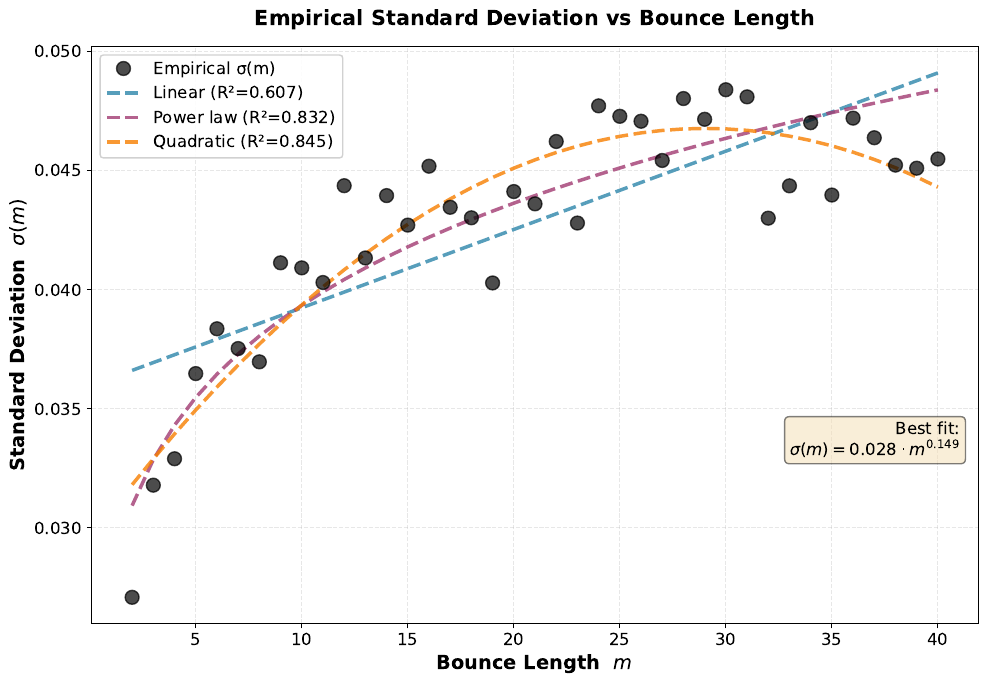

Recreate this plot in Python.
"""
σ(m) vs m の可視化（単品）

実測の標準偏差がバウンス長mに対してどのように変化するかを示す
"""
import numpy as np
import pickle as pk
import matplotlib.pyplot as plt
from scipy.stats import linregress

# ================================================================================
# データ読み込み
# ================================================================================
print("="*80)
print("σ(m) vs m Visualization")
print("="*80)

with open('AB_decay_200samples_main.pickle', 'rb') as f:
    data = pk.load(f)

fid_raw_data = data["decay data"][1]
all_m_values = sorted(fid_raw_data.keys())

m_range = (2, 40)
samples_per_m = 200

m_values = [m for m in all_m_values if m_range[0] <= m <= m_range[1]]
m_array = np.array(m_values)

# データ準備
fid_stds = []

for m in m_values:
    data_m = fid_raw_data[m][:samples_per_m]
    std = np.std(data_m, ddof=1)
    fid_stds.append(std)

fid_stds = np.array(fid_stds)

print(f"\nData: m ∈ [{m_range[0]}, {m_range[1]}], n={samples_per_m}")
print(f"σ(m) range: [{fid_stds.min():.6f}, {fid_stds.max():.6f}]")
print(f"Ratio (max/min): {fid_stds.max() / fid_stds.min():.3f}")

# ================================================================================
# モデルフィッティング
# ================================================================================

# 1. Linear: σ = a + b*m
slope, intercept, r_value, p_value, std_err = linregress(m_array, fid_stds)
sigma_linear = intercept + slope * m_array
r2_linear = r_value**2

# 2. Power law: σ = a * m^b
log_m = np.log(m_array)
log_sigma = np.log(fid_stds)
slope_log, intercept_log, r_value_log, _, _ = linregress(log_m, log_sigma)
a_power = np.exp(intercept_log)
b_power = slope_log
sigma_power = a_power * (m_array ** b_power)
r2_power = r_value_log**2

# 3. Quadratic: σ = a + b*m + c*m²
coeffs = np.polyfit(m_array, fid_stds, 2)
sigma_quadratic = np.polyval(coeffs, m_array)
ss_res = np.sum((fid_stds - sigma_quadratic)**2)
ss_tot = np.sum((fid_stds - np.mean(fid_stds))**2)
r2_quad = 1 - ss_res/ss_tot

print("\n" + "="*80)
print("Model Fits")
print("="*80)

print(f"\n1. Linear: σ(m) = {intercept:.6f} + {slope:.6f}*m")
print(f"   R² = {r2_linear:.4f}")

print(f"\n2. Power law: σ(m) = {a_power:.6f} * m^{b_power:.3f}")
print(f"   R² = {r2_power:.4f}")

print(f"\n3. Quadratic: σ(m) = {coeffs[2]:.6f} + {coeffs[1]:.6f}*m + {coeffs[0]:.6e}*m²")
print(f"   R² = {r2_quad:.4f}")

print(f"\nBest model: Power law (highest R² = {r2_power:.4f})")

# ================================================================================
# プロット
# ================================================================================
print("\n" + "="*80)
print("Generating plot")
print("="*80)

fig, ax = plt.subplots(1, 1, figsize=(10, 7))

# Empirical data
ax.plot(m_array, fid_stds, 'o', markersize=10, color='black',
        label='Empirical σ(m)', alpha=0.7, linewidth=2, zorder=5)

# Model fits
ax.plot(m_array, sigma_linear, '--', linewidth=2.5, color='#2E86AB',
        label=f'Linear (R²={r2_linear:.3f})', alpha=0.8)
ax.plot(m_array, sigma_power, '--', linewidth=2.5, color='#A23B72',
        label=f'Power law (R²={r2_power:.3f})', alpha=0.8)
ax.plot(m_array, sigma_quadratic, '--', linewidth=2.5, color='#F77F00',
        label=f'Quadratic (R²={r2_quad:.3f})', alpha=0.8)

ax.set_xlabel('Bounce Length  $m$', fontsize=14, fontweight='bold')
ax.set_ylabel('Standard Deviation  $\\sigma(m)$', fontsize=14, fontweight='bold')
ax.set_title('Empirical Standard Deviation vs Bounce Length', fontsize=15, fontweight='bold', pad=15)
ax.legend(fontsize=12, loc='upper left', framealpha=0.9)
ax.grid(True, alpha=0.3, linestyle='--')
ax.tick_params(labelsize=12)

# Add text box with best model
textstr = f'Best fit:\n$\\sigma(m) = {a_power:.3f} \\cdot m^{{{b_power:.3f}}}$'
props = dict(boxstyle='round', facecolor='wheat', alpha=0.5)
ax.text(0.98, 0.35, textstr, transform=ax.transAxes, fontsize=12,
        verticalalignment='top', horizontalalignment='right', bbox=props)

plt.tight_layout()
plt.savefig('sigma_vs_m_single.pdf', bbox_inches='tight', dpi=300)
print("\nPlot saved to: sigma_vs_m_single.pdf")

# ================================================================================
# サマリー
# ================================================================================
print("\n" + "="*80)
print("SUMMARY")
print("="*80)

print(f"""
Empirical Standard Deviation Analysis:

  σ(m) increases with m: {fid_stds.min():.6f} → {fid_stds.max():.6f}
  Ratio: {fid_stds.max() / fid_stds.min():.2f}×

  Best model: σ(m) = {a_power:.6f} * m^{b_power:.3f}  (R² = {r2_power:.4f})

  Physical interpretation:
    - Longer sequences (larger m) → More gate operations
    - More operations → More accumulated noise
    - Sub-linear growth (exponent {b_power:.3f} < 1) indicates
      noise grows slower than linear with sequence length
""")

print("="*80)
